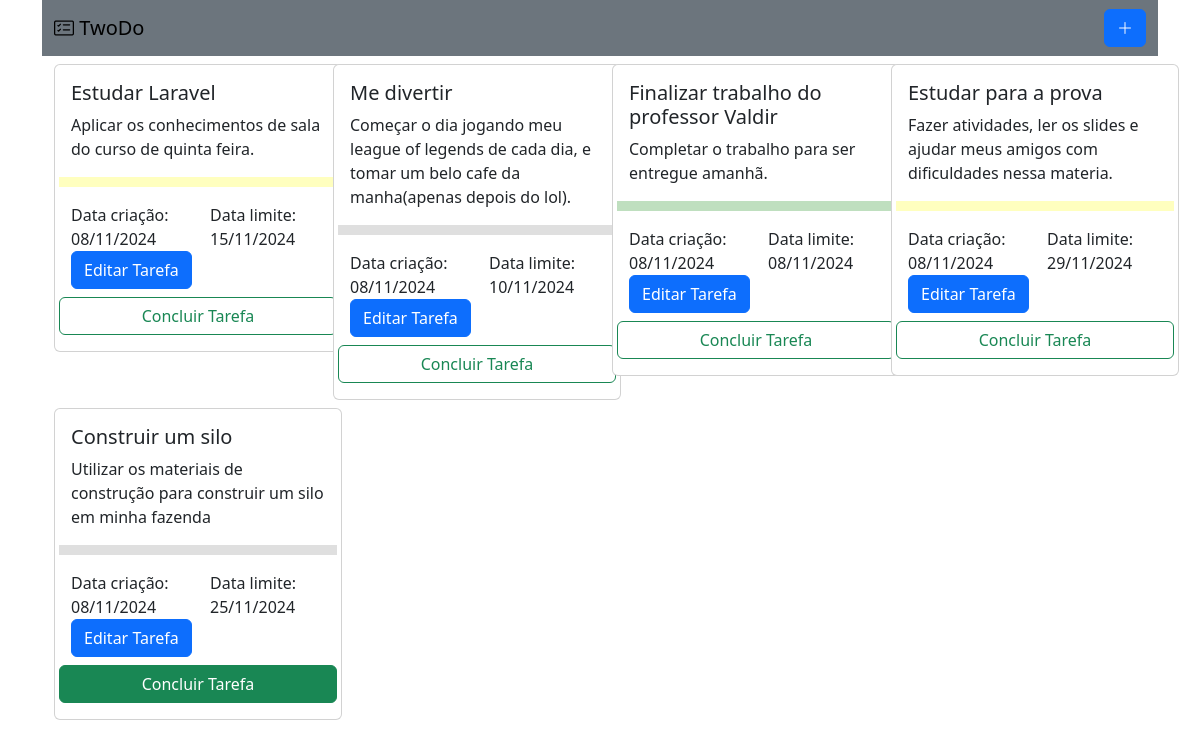
The page / on the database its author committed.
### tables this page shows
CREATE TABLE `tarefas` (
  `id` int NOT NULL AUTO_INCREMENT,
  `nomeTarefa` varchar(255) NOT NULL,
  `descricao` text DEFAULT NULL,
  `statusTarefa` enum('pendente','em andamento','concluido') NOT NULL,
  `data_criacao` datetime DEFAULT current_timestamp(),
  `data_limite` datetime DEFAULT NULL,
  PRIMARY KEY(id)
);

### index.php (the view, shortened to what this page needs)
<?php
require_once("conexao.php");
$sql = "SELECT * FROM tarefas";
$tarefas = mysqli_query($conn, $sql);
?>
<!DOCTYPE html>
<html lang="pt-br">
<head>
    <link href="https://cdn.jsdelivr.net/npm/bootstrap@5.3.3/dist/css/bootstrap.min.css" rel="stylesheet"
>
    <link rel="stylesheet" href="https://cdn.jsdelivr.net/npm/bootstrap-icons@1.11.3/font/bootstrap-icons.min.css">
</head>
<body>
    <div class="container">
        <nav class="navbar bg-secondary">
            <div class="container-fluid">
                <a class="navbar-brand" href="#">
                    <i class="bi bi-card-checklist"></i>
                    TwoDo
                </a>
                <a href="tarefa_create.php" class="btn btn-primary"><i class="bi bi-plus-lg"></i></a>
            </div>
        </nav>
        <?php if ($tarefas->num_rows > 0): ?>
            <div class="container">
                <div class="col-md-12">
                    <div class="row">
                        <?php while ($row = $tarefas->fetch_assoc()): ?>
                            <div class="col-md-3">
                                <div class="card mt-2" style="width: 18rem;">
                                    <div class="card-body d-flex flex-column">
                                        <h5 class="card-title"><?php echo ($row['nomeTarefa']); ?></h5>
                                        <p class="card-text"><?php echo ($row['descricao']); ?></p>
                                        <div class="row">
                                            <hr style="border: 5px solid <?php
                                                                            echo $row['statusTarefa'] === 'concluido' ? 'green' : ($row['statusTarefa'] === 'em andamento' ? 'yellow' : ($row['statusTarefa'] === 'pendente' ? 'gray' : ''));
                                                                            ?>">
                                        </div>
                                        <div class="row">
                                            <div class="col">
                                                Data criação:
                                            <?php echo date('d/m/Y', strtotime($row['data_criacao'])); ?>
                                            </div>
                                            <div class="col">
                                                Data limite:
                                            <?php echo date('d/m/Y', strtotime($row['data_limite'])); ?>
                                            </div>
                                            <div class="col">
                                                <a href="tarefa_edit.php?id=<?php echo $row['id']; ?>" class="btn btn-primary">Editar Tarefa</a>
                                            </div>
                                        </div>
                                        <div class="row mt-2">
                                            <label class="btn btn-outline-success" for="txtConcluirTarefa<?php echo $row['id']; ?>">Concluir
                                                Tarefa</label>
                                        </div>
                                    </div>
                                </div>
                            </div>
                        <?php endwhile; ?>
                    </div>
                </div>
            </div>
        <?php else: ?>
            <p>Nenhuma tarefa encontrada.</p>
        <?php endif; ?>
</body>
</html>

### rows shown on the page
tarefas: nomeTarefa "Estudar Laravel", descricao "Aplicar os conhecimentos de sala do curso de quinta feira.", data_criacao "08/11/2024", data_limite "15/11/2024"
tarefas: nomeTarefa "Me divertir", descricao "Começar o dia jogando meu league of legends de cada dia, e tomar um belo cafe da manha(apenas depois do lol).", data_criacao "08/11/2024", data_limite "10/11/2024"
tarefas: nomeTarefa "Finalizar trabalho do professor Valdir", descricao "Completar o trabalho para ser entregue amanhã.", data_criacao "08/11/2024", data_limite "08/11/2024"
tarefas: nomeTarefa "Estudar para a prova", descricao "Fazer atividades, ler os slides e ajudar meus amigos com dificuldades nessa materia.", data_criacao "08/11/2024", data_limite "29/11/2024"
tarefas: nomeTarefa "Construir um silo", descricao "Utilizar os materiais de construção para construir um silo em minha fazenda", data_criacao "08/11/2024", data_limite "25/11/2024"
